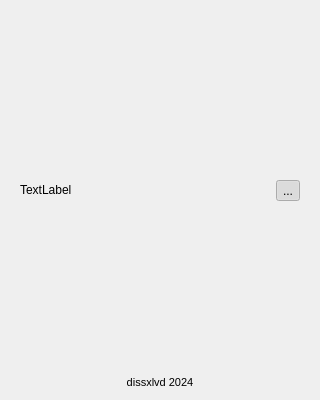
<?xml version="1.0" encoding="UTF-8"?>
<ui version="4.0">
 <class>SettingsWindow</class>
 <widget class="QWidget" name="SettingsWindow">
  <property name="geometry">
   <rect>
    <x>0</x>
    <y>0</y>
    <width>320</width>
    <height>400</height>
   </rect>
  </property>
  <property name="sizePolicy">
   <sizepolicy hsizetype="Preferred" vsizetype="Preferred">
    <horstretch>0</horstretch>
    <verstretch>0</verstretch>
   </sizepolicy>
  </property>
  <property name="minimumSize">
   <size>
    <width>320</width>
    <height>400</height>
   </size>
  </property>
  <property name="windowTitle">
   <string>Form</string>
  </property>
  <layout class="QGridLayout" name="gridLayout_2">
   <item row="0" column="1">
    <widget class="QWidget" name="widget" native="true">
     <layout class="QGridLayout" name="gridLayout">
      <item row="1" column="0">
       <widget class="QLabel" name="label">
        <property name="sizePolicy">
         <sizepolicy hsizetype="Preferred" vsizetype="Fixed">
          <horstretch>0</horstretch>
          <verstretch>0</verstretch>
         </sizepolicy>
        </property>
        <property name="text">
         <string>TextLabel</string>
        </property>
        <property name="alignment">
         <set>Qt::AlignmentFlag::AlignLeading|Qt::AlignmentFlag::AlignLeft|Qt::AlignmentFlag::AlignTop</set>
        </property>
       </widget>
      </item>
      <item row="1" column="1">
       <widget class="QToolButton" name="toolButton">
        <property name="sizePolicy">
         <sizepolicy hsizetype="Fixed" vsizetype="Fixed">
          <horstretch>0</horstretch>
          <verstretch>0</verstretch>
         </sizepolicy>
        </property>
        <property name="layoutDirection">
         <enum>Qt::LayoutDirection::LeftToRight</enum>
        </property>
        <property name="text">
         <string>...</string>
        </property>
        <property name="icon">
         <iconset theme="QIcon::ThemeIcon::WeatherClear"/>
        </property>
        <property name="iconSize">
         <size>
          <width>24</width>
          <height>24</height>
         </size>
        </property>
        <property name="checkable">
         <bool>true</bool>
        </property>
        <property name="checked">
         <bool>true</bool>
        </property>
       </widget>
      </item>
     </layout>
    </widget>
   </item>
   <item row="1" column="1">
    <widget class="QLabel" name="label_2">
     <property name="sizePolicy">
      <sizepolicy hsizetype="Preferred" vsizetype="Fixed">
       <horstretch>0</horstretch>
       <verstretch>0</verstretch>
      </sizepolicy>
     </property>
     <property name="font">
      <font>
       <pointsize>8</pointsize>
      </font>
     </property>
     <property name="text">
      <string>dissxlvd 2024</string>
     </property>
     <property name="alignment">
      <set>Qt::AlignmentFlag::AlignBottom|Qt::AlignmentFlag::AlignHCenter</set>
     </property>
    </widget>
   </item>
  </layout>
 </widget>
 <resources/>
 <connections/>
</ui>
